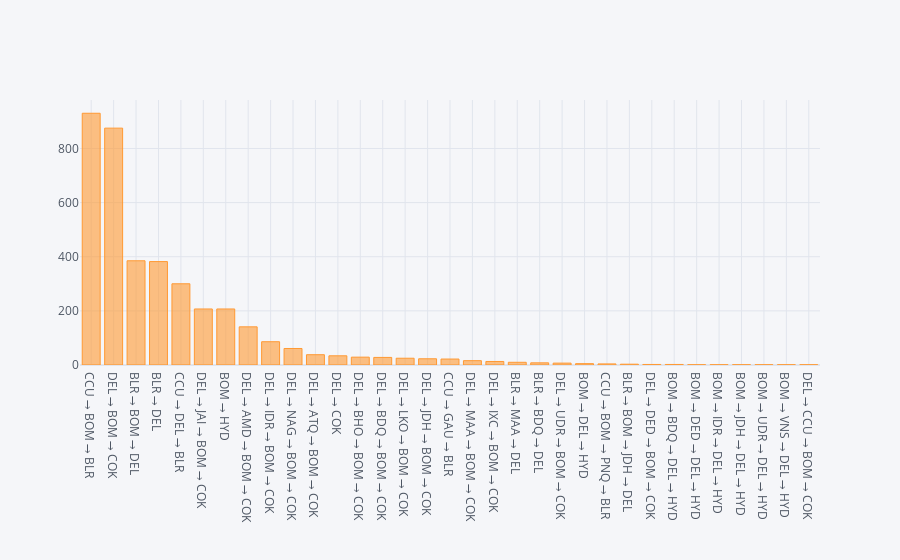

The notebook cell this image was saved under:
### Code cell
data.groupby(['Airline', 'Route']).size().sort_values(ascending = False)['Jet Airways'].iplot(kind = 'bar')
# grouping by Airline and Route. then using the size method to count. then sorting values and slicing only rows jet airways and then ploting iplot

### Figure 1 — Plotly figure (JSON) as saved in the notebook; plotly's stock layout.template omitted (floating-point values rounded to 4 significant figures)
{"data": [{"marker": {"color": "rgba(255, 153, 51, 0.6)", "line": {"color": "rgba(255, 153, 51, 1.0)", "width": 1}}, "name": "None", "orientation": "v", "text": "", "type": "bar", "x": ["CCU → BOM → BLR", "DEL → BOM → COK", "BLR → BOM → DEL", "BLR → DEL", "CCU → DEL → BLR", "DEL → JAI → BOM → COK", "BOM → HYD", "DEL → AMD → BOM → COK", "DEL → IDR → BOM → COK", "DEL → NAG → BOM → COK", "DEL → ATQ → BOM → COK", "DEL → COK", "DEL → BHO → BOM → COK", "DEL → BDQ → BOM → COK", "DEL → LKO → BOM → COK", "DEL → JDH → BOM → COK", "CCU → GAU → BLR", "DEL → MAA → BOM → COK", "DEL → IXC → BOM → COK", "BLR → MAA → DEL", "BLR → BDQ → DEL", "DEL → UDR → BOM → COK", "BOM → DEL → HYD", "CCU → BOM → PNQ → BLR", "BLR → BOM → JDH → DEL", "DEL → DED → BOM → COK", "BOM → BDQ → DEL → HYD", "BOM → DED → DEL → HYD", "BOM → IDR → DEL → HYD", "BOM → JDH → DEL → HYD", "BOM → UDR → DEL → HYD", "BOM → VNS → DEL → HYD", "DEL → CCU → BOM → COK"], "y": [930, 875, 385, 382, 300, 207, 207, 141, 86, 61, 38, 34, 29, 28, 25, 23, 22, 16, 13, 10, 8, 7, 5, 4, 3, 2, 2, 1, 1, 1, 1, 1, 1]}], "layout": {"legend": {"bgcolor": "#F5F6F9", "font": {"color": "#4D5663"}}, "paper_bgcolor": "#F5F6F9", "plot_bgcolor": "#F5F6F9", "title": {"font": {"color": "#4D5663"}}, "xaxis": {"gridcolor": "#E1E5ED", "showgrid": true, "tickfont": {"color": "#4D5663"}, "title": {"font": {"color": "#4D5663"}, "text": ""}, "zerolinecolor": "#E1E5ED"}, "yaxis": {"gridcolor": "#E1E5ED", "showgrid": true, "tickfont": {"color": "#4D5663"}, "title": {"font": {"color": "#4D5663"}, "text": ""}, "zerolinecolor": "#E1E5ED"}}}
